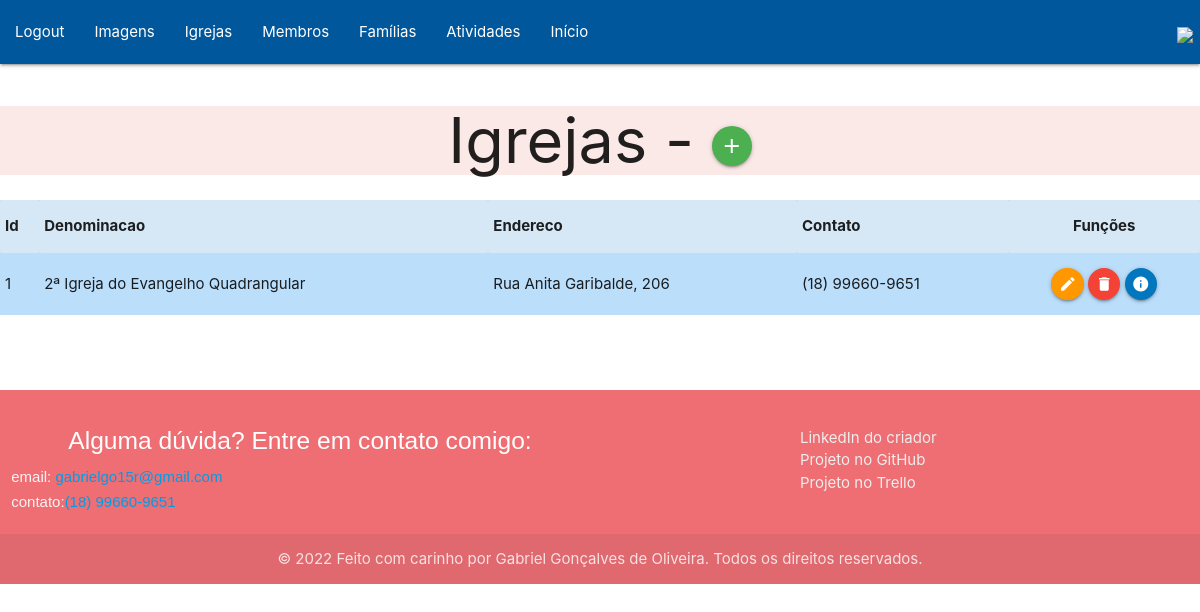
The app's page /pages/listaIgrejas.php (signed in) with its own data.
### tables this page shows
CREATE TABLE `igreja` (
  `id` int(5) NOT NULL,
  `denominacao` varchar(80) DEFAULT NULL,
  `endereco` varchar(100) DEFAULT NULL,
  `contato` varchar(15) DEFAULT NULL
);

### pages/listaIgrejas.php (the view, shortened to what this page needs)
<?php
   include './../components/navbar.php';
   $sql = "select * from igreja order by denominacao;";
   $pdo = conexao::conectar();
   $listaMembros = $pdo->query($sql);
?>
<!DOCTYPE html>
<html lang="pt-br">
<head>
    <link rel="stylesheet" href="https://cdnjs.cloudflare.com/ajax/libs/materialize/1.0.0/css/materialize.min.css">
</head>
<body>
    <div class="deep-orange lighten-5">
    <h1>Igrejas - <a class="btn-floating btn-big waves-effect waves-light green"
            onclick="JavaScript:location.href='formCadastroIgrejas.php'">
            <i class="material-icons">add</i>
        </a></h1>
    </div>
    <div class="col s10">
        <table class="striped blue lighten-4">
            <tr>
                <th>Id</th>
                <th>Denominacao</th>
                <th>Endereco</th>
                <th>Contato</th>
                <th class="center">Funções</th>
            </tr>
            <?php
                foreach($listaMembros as $membro) {
            ?>
            <tr>
                <td><?php echo $membro['id']?> </td>
                <td><?php echo $membro['denominacao']?> </td>
                <td><?php echo $membro['endereco']?> </td>
                <td><?php echo $membro['contato']?> </td>
                <td class="center">
                    <a class="btn-floating btn-small waves-effect waves-light orange" onclick="JavaScript:location.href='formEdicaoIgrejas.php?id=' +
                        <?php echo $membro['id'];?>">
                        <i class="material-icons">edit</i>
                    </a>
                    <a class="btn-floating btn-small waves-effect waves-light red"
                        onclick="JavaScript:remover(<?php echo $membro['id'];?>)">
                        <i class="material-icons">delete</i>
                    </a>
                    <a class="btn-floating btn-small waves-effect waves-light  light-blue darken-3" onclick="JavaScript:location.href='formInfoIgreja.php?id=' +
                        <?php echo $membro['id'];?>">
                        <i class="material-icons">info</i>
                    </a>
                </td>
                </tr>
            <?php } ?>
        </table>
    </div>
</body>
</html>
<?php include '../components/footer.php'?>

### styles/styles.css (style rules this page uses)
* { margin: 0 auto; padding: 0 auto; box-sizing: border-box; }
h1 { text-align: center; }

### records on screen
igreja: id "1", denominacao "2ª Igreja do Evangelho Quadrangular", endereco "Rua Anita Garibalde, 206", contato "(18) 99660-9651"
